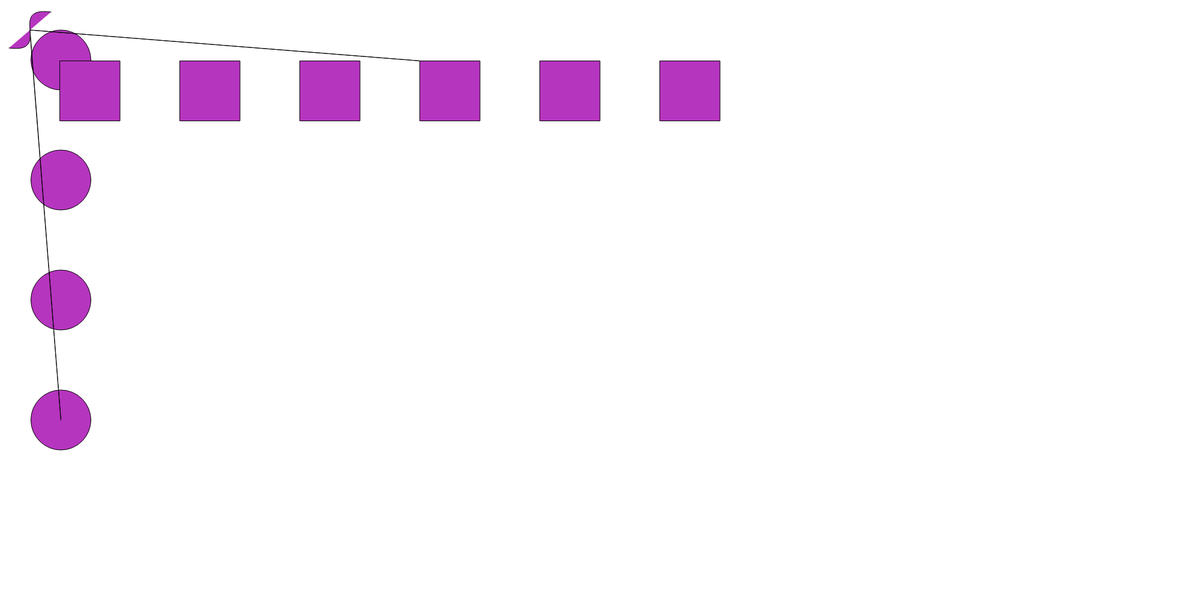
Frame 1 (no input)
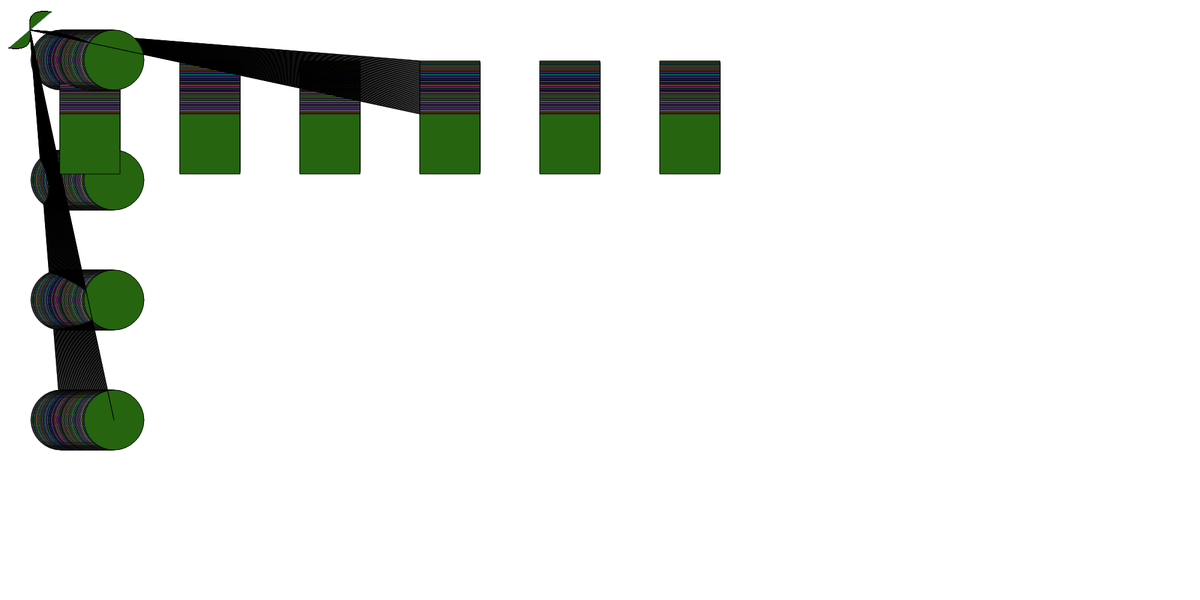
Frame 60 (no input)
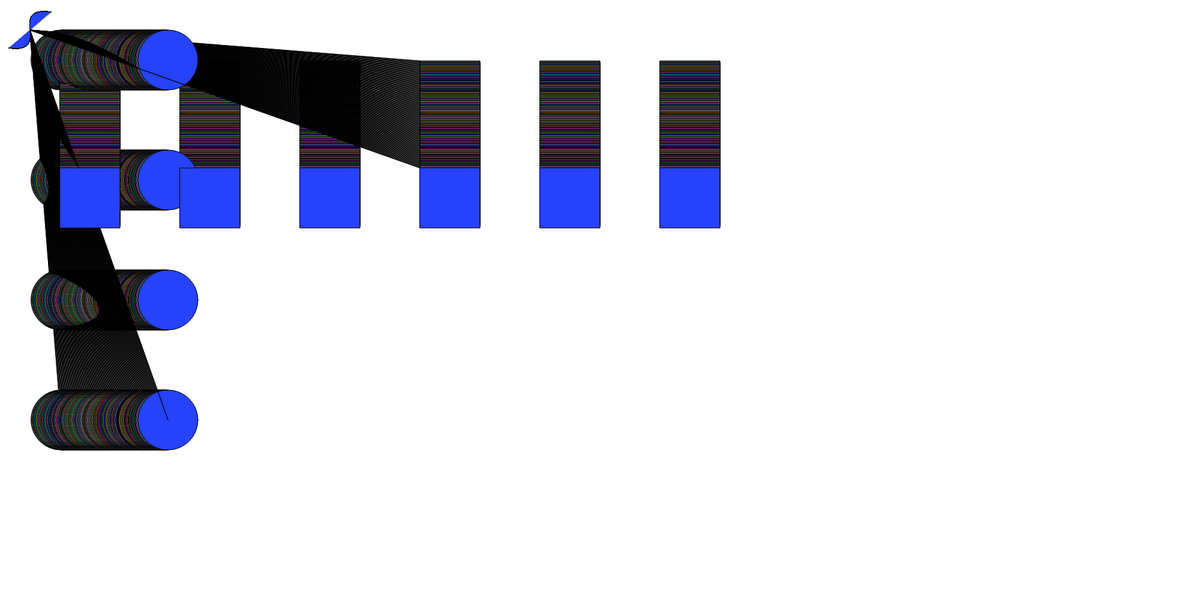
Frame 120 (the mouse pressed at the canvas centre since frame 60)

The p5.js sketch that drew these frames (run headless with seeded random() and noise() and a simulated clock; from frame 60 on, the mouse is pressed at the canvas centre):

// p5.js sketch
// ── sketch.js
var x = 100.0; 
var y = 100.0; 
var speed = 1.5; 

function setup(){
    createCanvas(2000, 1000);
}
function draw(){
    // this is just background color
    // background(0); 
    // // fill(255);
   
    fill(random(0, 255), random(0, 255), random(0, 255))
    x += speed; 
    if(x > width){
      x = 0; 
    }

    ellipse(x,100,100,100); 
    ellipse(x, 300, 100, 100);
    ellipse (x,500, 100, 100);
    ellipse (x,700, 100, 100);
    triangle(x, 700, 50, 50, 50,50);
    bezierDetail(50);
bezier(85, 20, 10, 10, 90, 90, 15, 80);

    y += speed
    if(y > height){
        y = 0; 
      }
    rect(100,y,100,100);
    rect(300,y,100,100);
    rect(500,y,100,100);
    rect(700,y,100,100);
    rect(900,y,100,100);
    rect(1100,y,100,100);
    triangle(700, y, 50, 50, 50,50)

    // // this is random movement generator
    // {
    //     rect(mouseX,mouseY,100,100);
    //   }


    

}

// ── main.css
#title{
    background-color: lightsteelblue
}
#title2 {color: blueviolet},
#title3 {background-color: rgba(0, 217, 255, 0.61) }
#title4{color: darkmagenta}
#title5 {background-color: darkseagreen}
